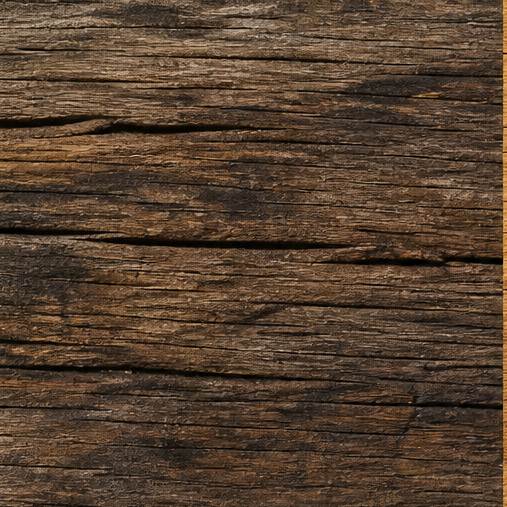
#> input picture design/progression/patches/wood-01.png, 507 x 507 px, found by its file name
$ python wood-crack-metrics.py --source design/progression/patches/wood-01.png //
#> lines starting #> are read from the running program, lines starting #| are printed output that depends on the picture; pictures that were not available may be replaced by others from this repository, and a replacement may not be noted
#!/usr/bin/env python3
"""Crack-layer and final-image metrics for wood FFT synthesis QA.

Complements scripts/design/texture-metrics.mjs (tone, aspect, runLength on finals).
This script measures the *crack mask* structure that texture-metrics cannot see:
component count, blob size, crack width, mask correlation to a reference.

Usage:
    # Crack masks — reference first, then candidates
    python3 scripts/wood-crack-metrics.py \\
        design/progression/rim-comparison/wood-01_extracted_crack_sparse.png \\
        design/progression/rim-comparison/wood-01_morph4_crack_morphological.png \\
        design/progression/rim-comparison/wood-01_procedural_crack_procedural.png

    # Finals vs source photo (add --source)
    python3 scripts/wood-crack-metrics.py --source design/progression/patches/wood-01.png \\
        design/progression/rim-comparison/wood-01_extracted_final.png \\
        design/progression/rim-comparison/wood-01_morph4_final.png

See docs/study/STUDY-031-texture-metrics.md (general texture) and
docs/study/STUDY-032-photographic-wood-grain-synthesis.md (FFT pipeline).
"""

from __future__ import annotations

import argparse
from pathlib import Path

import numpy as np
from PIL import Image
from scipy.ndimage import generate_binary_structure, label as cc_label

# White background, dark cracks — same convention as _crack_bw exports
CRACK_THRESH = 0.3
MIN_COMPONENT_PX = 5


def load_gray(path: Path) -> np.ndarray:
    return np.asarray(Image.open(path).convert("L"), dtype=np.float64) / 255.0


def cracks_from_mask(mask: np.ndarray) -> np.ndarray:
    return 1.0 - mask


# [54 lines left out: functions fft_horizontal_bias, component_stats, hist_tail, measure_crack_mask, not called in this run]


def measure_final(path: Path, source: np.ndarray) -> dict[str, float | str]:
    final = np.asarray(Image.open(path).convert("L"), dtype=np.float64)
    diff = final - source
    mse = float(np.mean(diff ** 2))
    corr = float(np.corrcoef(final.ravel(), source.ravel())[0, 1])
    return {"path": str(path), "mse_vs_source": round(mse, 1), "corr_vs_source": round(corr, 4)}


# [9 lines left out: function mask_distance, not called in this run]


def mask_corr(ref_cracks: np.ndarray, cand_cracks: np.ndarray) -> float:
    return float(np.corrcoef(ref_cracks.ravel(), cand_cracks.ravel())[0, 1])


# [25 lines left out: function print_crack_table, not called in this run]


def main() -> None:
    parser = argparse.ArgumentParser(description="Crack mask + final image metrics for wood synthesis QA")
    parser.add_argument("images", nargs="+", type=Path, help="Reference first, then candidates")
    parser.add_argument(
        "--source",
        type=Path,
        help="Source photo for MSE/correlation on final images (must be *_final.png inputs)",
    )
    parser.add_argument(
        "--crack-mode",
        action="store_true",
        help="Force crack-mask mode even if paths look like finals",
    )
    args = parser.parse_args()

    paths = args.images
    if not paths:
        parser.error("at least one image required")

    is_final_mode = args.source is not None and not args.crack_mode
    if not is_final_mode and not args.crack_mode:
        is_final_mode = all("final" in p.name for p in paths)

    if is_final_mode:
        if args.source is None:
            parser.error("--source required for final-image comparison")
        source = np.asarray(Image.open(args.source).convert("L"), dtype=np.float64)
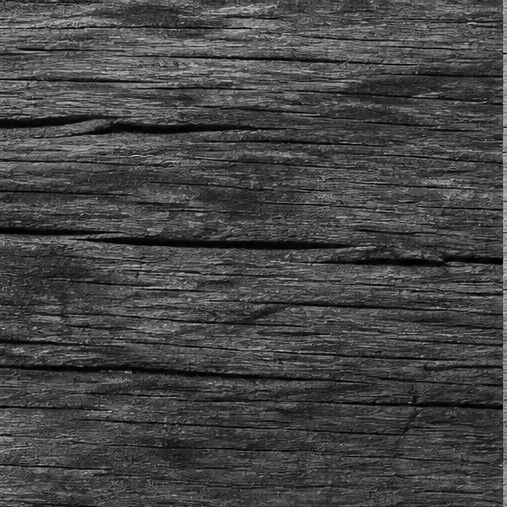
#> source: shape (507, 507) float64; min 0, max 209, mean 68.8
        print(f"FINAL vs SOURCE  {args.source}")
        ref_row = measure_final(paths[0], source)
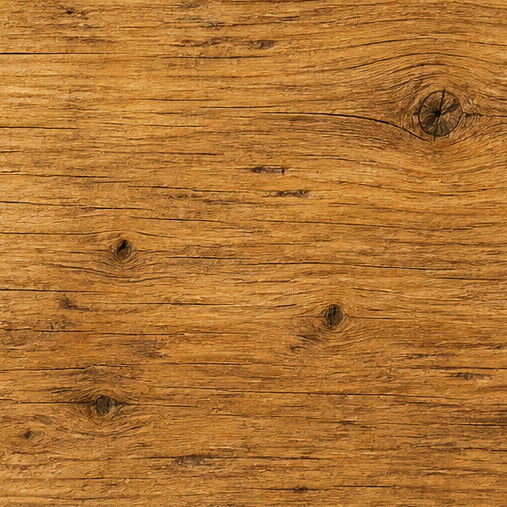
#> input picture design/progression/patches/wood-02.png, 507 x 507 px, given in place of , which was not available
#> in measure_final, `final = np.asarray(Image.open(path).convert("L"), dtype=np.float64)`:
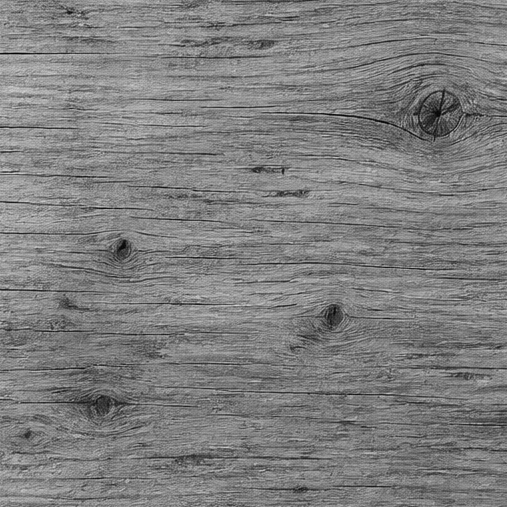
#> final: shape (507, 507) float64; min 3, max 213, mean 127.1
#> in measure_final, `diff = final - source`:
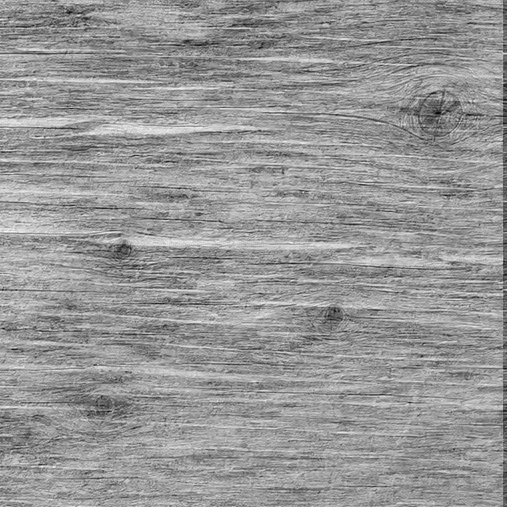
#> diff: shape (507, 507) float64; min -145, max 198, mean 58.3; drawn with min black and max white
#> in measure_final, `mse = float(np.mean(diff ** 2))`: mse = 4874.7
#> in measure_final, `corr = float(np.corrcoef(final.ravel(), source.ravel())[0, 1])`: corr = 0.0942
#> ref_row = {'path': '//', 'mse_vs_source': 4874.7, 'corr_vs_source': 0.0942}
        print(f"  reference  {ref_row['path']}")
#|   reference  //
        print(f"    MSE={ref_row['mse_vs_source']}  corr={ref_row['corr_vs_source']}")
#|     MSE=4874.7  corr=0.0942
        for path in paths[1:]:
            row = measure_final(path, source)
            print(f"  candidate  {row['path']}")
            print(f"    MSE={row['mse_vs_source']}  corr={row['corr_vs_source']}")
        print("\nAlso run: node scripts/design/texture-metrics.mjs <source> <finals...>")
        return

    print("CRACK MASK METRICS  (reference = first image)")
    ref_path = paths[0]
    ref_cracks = cracks_from_mask(load_gray(ref_path))
    ref_row = measure_crack_mask(ref_path)
    ref_row["_dist"] = 0.0
    rows = [ref_row]

    for path in paths[1:]:
        row = measure_crack_mask(path)
        row["_dist"] = round(mask_distance(ref_row, row), 3)
        corr = mask_corr(ref_cracks, cracks_from_mask(load_gray(path)))
        row["_mask_corr"] = round(corr, 4)
        rows.append(row)

    print_crack_table(rows, ref_row)

    if len(rows) > 1:
        print("\nMask correlation to reference:")
        for row in rows[1:]:
            print(f"  {Path(row['path']).name}: corr={row.get('_mask_corr', 0):.4f}")

    print("\nTarget structure (real cracks): many components, ~2px width, aspect ~6, small blobs.")
    print("General texture: node scripts/design/texture-metrics.mjs <source.png> <final.png>")


if __name__ == "__main__":
    main()
